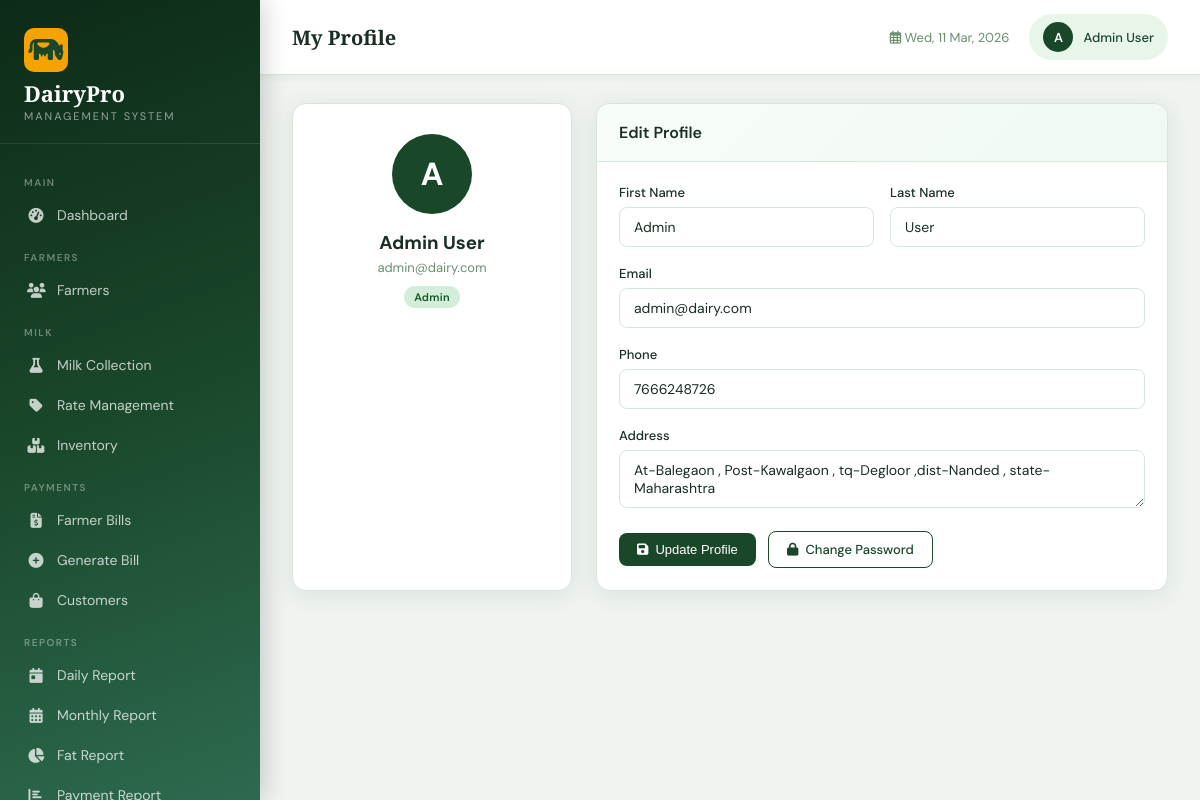
/profile/ (signed in), run on the app's committed database.
### core/models.py (models this page shows, shortened)
class UserProfile(models.Model):
    ROLE_CHOICES = [
        ('admin', 'Admin'),
        ('staff', 'Staff'),
        ('accountant', 'Accountant'),
    ]
    user = models.OneToOneField(User, on_delete=models.CASCADE, related_name='profile')
    role = models.CharField(max_length=20, choices=ROLE_CHOICES, default='staff')
    phone = models.CharField(max_length=15, blank=True)
    address = models.TextField(blank=True)
    created_at = models.DateTimeField(auto_now_add=True)

### core/views.py (the view, shortened to what this page needs)
# urls.py: path('profile/', views.profile, name='profile'),
@login_required
def profile(request):
    profile, _ = UserProfile.objects.get_or_create(user=request.user)
    return render(request, 'core/profile.html', {'profile': profile})

### templates/core/profile.html (shortened to what this page needs)
{% extends 'base.html' %}
{% block page_title %}My Profile{% endblock %}
{% block content %}
<div style="display:grid;grid-template-columns:280px 1fr;gap:24px;max-width:900px;">
  <div class="card">
    <div class="card-body" style="text-align:center;padding:30px 20px;">
      <div style="width:80px;height:80px;background:var(--primary);color:white;font-size:32px;font-weight:700;border-radius:50%;display:flex;align-items:center;justify-content:center;margin:0 auto 16px;">{{ user.first_name|first|upper|default:user.username|first|upper }}</div>
      <h3>{{ user.get_full_name|default:user.username }}</h3>
      <div style="color:var(--text-muted);font-size:13px;margin-top:4px;">{{ user.email }}</div>
      <span class="badge badge-success" style="margin-top:10px;">{{ profile.role|title }}</span>
    </div>
  </div>
  <div class="card">
    <div class="card-header"><h3>Edit Profile</h3></div>
    <div class="card-body">
      <form method="post">
        <div class="form-row">
          <div class="form-group"><label class="form-label">First Name</label><input name="first_name" class="form-control" value="{{ user.first_name }}"></div>
          <div class="form-group"><label class="form-label">Last Name</label><input name="last_name" class="form-control" value="{{ user.last_name }}"></div>
        </div>
        <div class="form-group"><label class="form-label">Email</label><input type="email" name="email" class="form-control" value="{{ user.email }}"></div>
        <div class="form-group"><label class="form-label">Phone</label><input name="phone" class="form-control" value="{{ profile.phone }}"></div>
        <div class="form-group"><label class="form-label">Address</label><textarea name="address" class="form-control" rows="2">{{ profile.address }}</textarea></div>
        <button type="submit" class="btn btn-primary"><i class="fas fa-save"></i> Update Profile</button>
        <a href="{% url 'change_password' %}" class="btn btn-outline" style="margin-left:8px;"><i class="fas fa-lock"></i> Change Password</a>
      </form>
    </div>
  </div>
</div>
{% endblock %}

### templates/base.html (shortened to what this page needs)
<!DOCTYPE html>
<html lang="en">
<head>
    <link href="https://cdnjs.cloudflare.com/ajax/libs/font-awesome/6.4.0/css/all.min.css" rel="stylesheet">
</head>
<body>
    {% if user.is_authenticated %}
    <aside class="sidebar" id="sidebar">
        <div class="sidebar-brand">
            <div class="logo-icon"><i class="fas fa-cow"></i></div>
            <h1>DairyPro</h1>
            <span>Management System</span>
        </div>
        <nav>
            <div class="nav-section-title">Main</div>
            <a href="{% url 'dashboard' %}" class="nav-link {% if request.resolver_match.url_name == 'dashboard' %}active{% endif %}">
                <i class="fas fa-tachometer-alt"></i> Dashboard
            </a>
            <div class="nav-section-title">Farmers</div>
            <a href="{% url 'farmer_list' %}" class="nav-link {% if 'farmer' in request.resolver_match.url_name %}active{% endif %}">
                <i class="fas fa-users"></i> Farmers
            </a>
            <div class="nav-section-title">Milk</div>
            <a href="{% url 'collection_list' %}" class="nav-link {% if 'collection' in request.resolver_match.url_name %}active{% endif %}">
                <i class="fas fa-flask"></i> Milk Collection
            </a>
            <a href="{% url 'milk_rates' %}" class="nav-link {% if request.resolver_match.url_name == 'milk_rates' %}active{% endif %}">
                <i class="fas fa-tag"></i> Rate Management
            </a>
            <a href="{% url 'inventory_list' %}" class="nav-link {% if 'inventory' in request.resolver_match.url_name %}active{% endif %}">
                <i class="fas fa-boxes"></i> Inventory
            </a>
            <div class="nav-section-title">Payments</div>
            <a href="{% url 'payment_list' %}" class="nav-link {% if request.resolver_match.url_name == 'payment_list' %}active{% endif %}">
                <i class="fas fa-file-invoice-dollar"></i> Farmer Bills
            </a>
            <a href="{% url 'generate_bill' %}" class="nav-link {% if request.resolver_match.url_name == 'generate_bill' %}active{% endif %}">
                <i class="fas fa-plus-circle"></i> Generate Bill
            </a>
            <a href="{% url 'customer_list' %}" class="nav-link {% if 'customer' in request.resolver_match.url_name %}active{% endif %}">
                <i class="fas fa-shopping-bag"></i> Customers
            </a>
            <div class="nav-section-title">Reports</div>
            <a href="{% url 'daily_report' %}" class="nav-link {% if request.resolver_match.url_name == 'daily_report' %}active{% endif %}">
                <i class="fas fa-calendar-day"></i> Daily Report
            </a>
            <a href="{% url 'monthly_report' %}" class="nav-link {% if request.resolver_match.url_name == 'monthly_report' %}active{% endif %}">
                <i class="fas fa-calendar-alt"></i> Monthly Report
            </a>
            <a href="{% url 'fat_report' %}" class="nav-link {% if request.resolver_match.url_name == 'fat_report' %}active{% endif %}">
                <i class="fas fa-chart-pie"></i> Fat Report
            </a>
            <a href="{% url 'payment_report' %}" class="nav-link {% if request.resolver_match.url_name == 'payment_report' %}active{% endif %}">
                <i class="fas fa-chart-bar"></i> Payment Report
            </a>
        </nav>
    </aside>
    <div class="main-content">
        <div class="topbar">
            <div style="display:flex;align-items:center;gap:14px;">
                <div class="topbar-title">{% block page_title %}Dashboard{% endblock %}</div>
            </div>
            <div class="topbar-right">
                <div class="topbar-date"><i class="far fa-calendar-alt"></i> <span id="current-date"></span></div>
                <a href="{% url 'profile' %}" class="user-badge">
                    <div class="avatar">{{ user.first_name|first|upper|default:user.username|first|upper }}</div>
                    <span style="font-size:13px;font-weight:500;">{{ user.get_full_name|default:user.username }}</span>
                </a>
            </div>
        </div>
        <div class="content-area">
            {% block content %}{% endblock %}
        </div>
    </div>
    {% else %}
        {% block auth_content %}{% endblock %}
    {% endif %}
</body>
</html>

### data on the page
UserProfile: role "Admin", phone "7666248726", address "At-Balegaon , Post-Kawalgaon , tq-Degloor ,dist-Nanded , state-Maharashtra"

### other printed values
{{ user.first_name|first|upper|default:user.username|first|upper }} "A"
{{ user.get_full_name|default:user.username }} "Admin User"
{{ user.email }} "admin@dairy.com"
